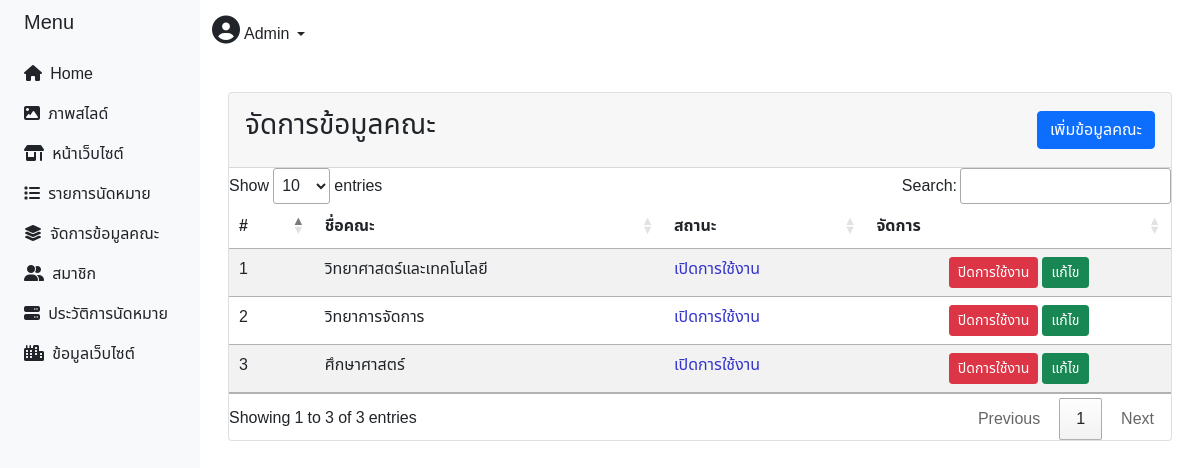
The app's page /admin/index_admin.php?p=cate (signed in), older data.
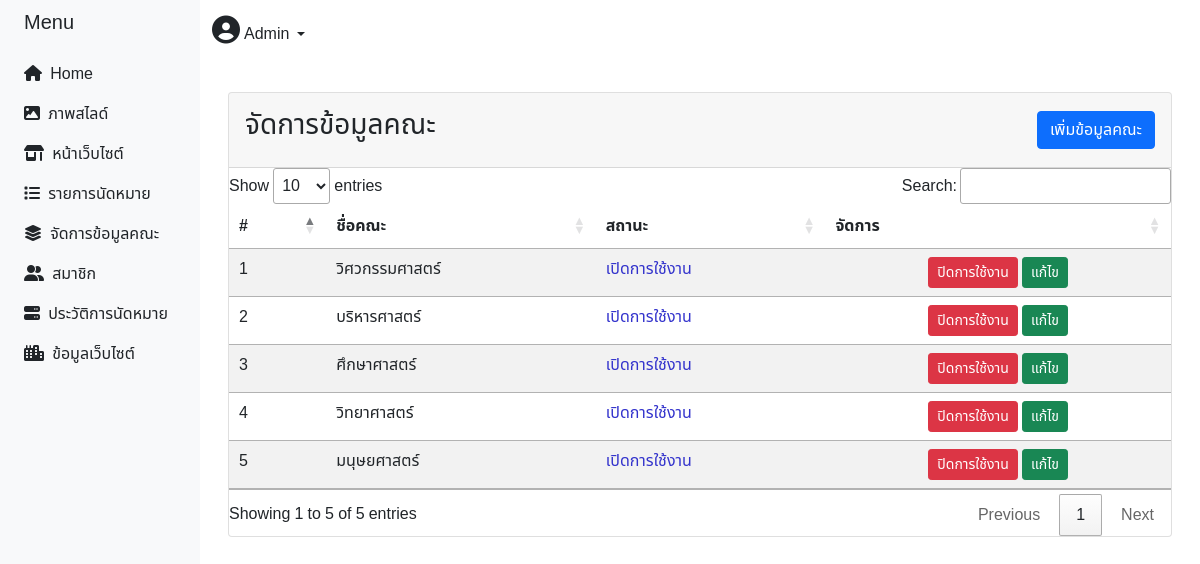
The same page, newer data.
### tables this page shows
CREATE TABLE `category` (
  `category_id` int(11) NOT NULL,
  `category_name` varchar(30) NOT NULL,
  `category_status` varchar(100) NOT NULL
);

### admin/category.php (the view, shortened to what this page needs)
<link rel="stylesheet" type="text/css" href="https://cdn.datatables.net/1.11.3/css/jquery.dataTables.css">
<?php
if (empty($_SESSION["ID"]) || $_SESSION["Userlevel"] != 1 ){
    echo "<script>
    alert('โปรดเข้าสู่ระบบ  ');
    window.location.replace('../login.php');
    </script>";
}else{
?>
<body>
    <div class="row p-3">
    <div class="col-md-12">
    <div class="card">
    <div class="card-header py-3 d-flex flex-row align-items-center justify-content-between">
	<h3 class="page-header">จัดการข้อมูลคณะ</h3>
  <a href="index_admin.php?p=cateadd" class="btn btn-primary">เพิ่มข้อมูลคณะ</a>
  </div>
		<table id="example" class="table table-striped">
			<thead>
                <th>#</th>
				<th>ชื่อคณะ</th>
				<th>สถานะ</th>
				<th>จัดการ</th>
			</thead>
			<tbody>
				<?php
                include('../config/server.php');
                $i=1;
                $query = "SELECT * FROM category";
                $result3 = mysqli_query($conn, $query);
              while($row = $result3->fetch_assoc()):
                echo "<tr align='left'>";
                echo "<td> $i </td>";
				echo "<td> $row[category_name] </td>";
                   if($row['category_status'] == 'ปิดการใช้งาน'){
                        echo "<td><font color='#CC0000'>ปิดการใช้งาน</font></td>";
                   } else if($row['category_status'] == 'เปิดการใช้งาน'){
                       echo "<td><font color='#3333CC'>เปิดการใช้งาน</font></td>";
                   } else {
                       echo "<td><font color='#3333CC'>กำลังใช้งาน</font></td>";
                   }
                  if($row['category_status'] == 'ปิดการใช้งาน'){
                  echo "<td align='center'><a href='category_onoff.php?id1=$row[category_id]'>
                        <button class='btn btn-outline-success btn-sm '>เปิดการใช้งาน</button></a>
                        <a href='index_admin.php?p=cate_up&category_id=$row[category_id]'></a>
                        </td> ";
                  } else if($row['category_status'] == 'เปิดการใช้งาน'){
                      echo "<td align='center'><a href='category_onoff.php?id2=$row[category_id]'>
                        <button class='btn btn-danger btn-sm ng-binding '>ปิดการใช้งาน</button></a>
                        <a href='index_admin.php?p=cate_up&category_id=$row[category_id]'  class='btn btn-success btn-sm'><span class='glyphicon glyphicon-pencil'></span> แก้ไข</a>
                        </td> ";
                  } else {
                      echo "<td align='center'>
                        <button class='btn btn-outline-warning btn-sm '>ปิดการใช้งาน</button>
                        </td> ";
                  }
                  $i++;
              endwhile ?>
                    </tr>
						</tr>
			</tbody>
		</table>
	</div>
</div>
</div>
</body>
<?php } ?>

### admin/index_admin.php (shortened to what this page needs)
<head>
        <?php
              include('../config/db.php');
              ?>
</head>
<?php
if (empty($_SESSION["ID"]) || $_SESSION["Userlevel"] != 1 ){
    echo "<script>
    alert('คุณไม่มีสิทธิ์เข้าหน้านี้  ');
    window.location.replace('../login.php');
    </script>";
}else{?>
<body>
<div class="container-fluid">
    <div class="row flex-nowrap">
        <?php include('nav_menu.php')?>
        <div class="col py-3">
        <div class="dropdown pb-4" id="hid" >
                    <a href="#" class="d-flex align-items-center text-dark text-decoration-none dropdown-toggle" id="dropdownUser1" data-bs-toggle="dropdown" aria-expanded="false">
                        <h3><i class="fa-sharp fa-solid fa-circle-user"></i></h3>
                        <span class="d-none d-sm-inline mx-1"><?php echo $_SESSION['Firstname']?></span>
                    </a>
        </div>
            <ul class="list-unstyled">
               <?php
                            if(isset($_GET['p'])){
                                $page = $_GET['p'];
                                if($page == 'home'){
                                    require_once('home.php');
                                }elseif($page == 'list'){
                                    require_once('manage_user.php');
                                }elseif($page == 'pro'){
                                    require_once('product.php');
                                }elseif($page == 'cate'){
                                    require_once('category.php');
                                }elseif($page == 'user'){
                                    require_once('ManageAdmin.php');
                                }elseif($page == 'cateadd'){
                                    require_once('category_add.php');
                                }elseif($page == 'new'){
                                    require_once('new_user.php');
                                }elseif($page == 'proadd'){
                                    require_once('product_add.php');
                                }elseif($page == 'uppro'){
                                    require_once('product_update.php');
                                }elseif($page == 'sell'){
                                    require_once('menu_list.php');
                                }elseif($page == 'bill'){
                                    require_once('report_sell_form.php');
                                }elseif($page == 'sell_form'){
                                    require_once('report_sell_form.php');
                                }elseif($page == 'sell_back'){
                                    require_once('menu_list.php');
                                }elseif($page == 'up'){
                                    require_once('up.php');
                                }elseif($page == 're'){
                                    require_once('report_sell.php');
                                }elseif($page == 'edituser'){
                                    require_once('EditAdmin.php');
                                }elseif($page == 'editu'){
                                    require_once('EditUser.php');
                                }elseif($page == 're01'){
                                    require_once('report_sell_form01.php');
                                }elseif($page == 'print'){
                                    require_once('bill001.php');
                                }elseif($page == 'slide'){
                                    require_once('slide.php');
                                }elseif($page == 'in_slide'){
                                    require_once('in_slide.php');
                                }elseif($page == 'del_slide'){
                                    require_once('del_slide.php');
                                }elseif($page == 'del_pro'){
                                    require_once('del_pro.php');
                                }elseif($page == 'cate_up'){
                                    require_once('category_update.php');
                                }elseif($page == 'deadd'){
                                    require_once('product_add_design.php');
                                }elseif($page == 'connect'){
                                    require_once('addcantect.php');
                                }elseif($page == 'del_de'){
                                    require_once('del_de.php');
                                }elseif($page == 'sumreport'){
                                    require_once('sumreport.php');
                                }
                                else{
                                    require_once('home.php');
                                }
                            }else{
                                require_once('home.php');
                            }
                        ?>
            </ul>
        </div>
        </div>
</div>
</body>
<?php } ?>

### admin/nav_menu.php (shortened to what this page needs)
<link rel="stylesheet" type="text/css" href="https://cdnjs.cloudflare.com/ajax/libs/font-awesome/6.2.0/css/all.min.css">
<link href="https://cdn.jsdelivr.net/npm/bootstrap@5.1.3/dist/css/bootstrap.min.css" rel="stylesheet">
        <div class="col-auto col-md-3 col-xl-2 px-sm-2 px-0 bg-light" id="hid">
            <div class="d-flex flex-column align-items-center align-items-sm-start px-3 pt-2 text-dark min-vh-100">
                <a href="index_admin.php" class="d-flex align-items-center pb-3 mb-md-0 me-md-auto text-dark text-decoration-none">
                    <span class="fs-5 d-none d-sm-inline">Menu</span>
                </a>
                <ul class="nav nav-pills flex-column mb-sm-auto mb-0 align-items-center align-items-sm-start" id="menu">
                    <li class="nav-item">
                        <a href="index_admin.php" class="nav-link text-dark align-middle px-0">
                        <i class="fa-solid fa-house"></i> <span class="ms-1 d-none d-sm-inline">Home</span>
                        </a>
                    </li>
                    <li class="nav-item">
                        <a href="index_admin.php?p=slide" class="nav-link text-dark align-middle px-0">
                        <i class="fa-solid fa-image"></i> <span class="ms-1 d-none d-sm-inline">ภาพสไลด์</span>
                        </a>
                    </li>
                    <li>
                        <a href="../index.php" class="nav-link text-dark px-0 align-middle">
                        <i class="fa-solid fa-shop"></i> <span class="ms-1 d-none d-sm-inline">หน้าเว็บไซต์</span>
                        </a>
                    </li>
                    <li>
                        <a href="index_admin.php?p=sell" class="nav-link text-dark px-0 align-middle">
                        <i class="fa-solid fa-list"></i> <span class="ms-1 d-none d-sm-inline">รายการนัดหมาย</span>
                        </a>
                    </li>
                    <li>
                        <a href="index_admin.php?p=cate" class="nav-link text-dark px-0 align-middle ">
                        <i class="fa-solid fa-layer-group"></i> <span class="ms-1 d-none d-sm-inline">จัดการข้อมูลคณะ</span>
                        </a>
                    </li>
                    <li>
                        <a href="index_admin.php?p=user" class="nav-link text-dark px-0 align-middle">
                        <i class="fa-sharp fa-solid fa-user-group"></i> <span class="ms-1 d-none d-sm-inline">สมาชิก</span>
                        </a>
                    </li>
                    <li>
                        <a href="index_admin.php?p=re" class="nav-link px-0 text-dark align-middle">
                        <i class="fa-solid fa-server"></i> <span class="ms-1 d-none d-sm-inline">ประวัติการนัดหมาย</span>
                        </a>
                    </li>
                    <li>
                        <a href="index_admin.php?p=connect" class="nav-link px-0 text-dark align-middle">
                        <i class="fa-solid fa-city"></i> <span class="ms-1 d-none d-sm-inline">ข้อมูลเว็บไซต์</span>
                        </a>
                    </li>
                </ul>
            </div>
        </div>

### admin/index_admin.php (style rules this page uses)
body { min-height: 100vh; overflow-x: hidden; font-family: 'Noto Sans Thai', sans-serif; }

### admin/nav_menu.php (style rules this page uses)
body { min-height: 100vh; overflow-x: hidden; font-family: 'Noto Sans Thai', sans-serif; }

### admin/category.php (style rules this page uses)
body { min-height: 100vh; overflow-x: hidden; font-family: 'Noto Sans Thai', sans-serif; }

Row changes from the older to the newer data that the page shows:
changed category: category_name "วิทยาศาสตร์และเทคโนโลยี" → "วิศวกรรมศาสตร์"
changed category: category_name "วิทยาการจัดการ" → "บริหารศาสตร์"
added category: category_name "วิทยาศาสตร์", category_status "เปิดการใช้งาน"
added category: category_name "มนุษยศาสตร์", category_status "เปิดการใช้งาน"
Text that changed along with them:
text written by a page script: "Show entries Search: Showing 1 to 3 of 3 entries Previous 1 Next" → "Show entries Search: Showing 1 to 5 of 5 entries Previous 1 Next"
